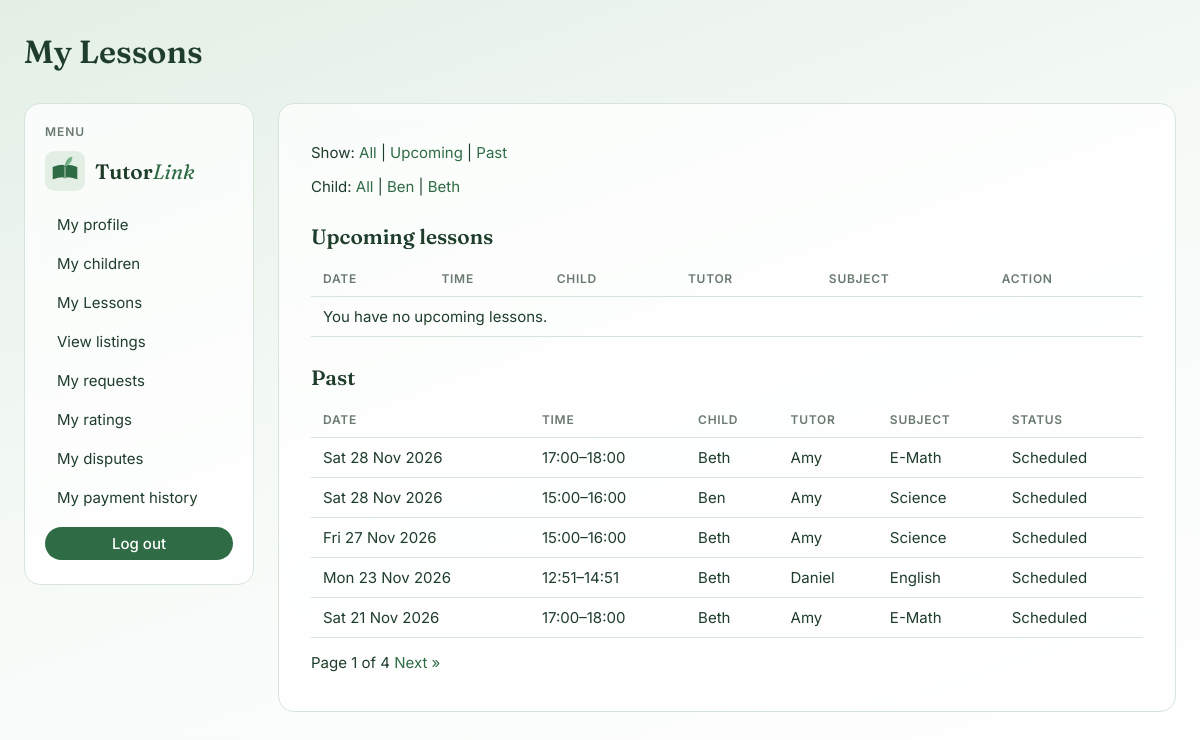
The app's page /enrolments/my-lessons/ (signed in) with its own data.
### accounts/models.py (models this page shows, shortened)
class Child(models.Model):
    parent = models.ForeignKey(User, on_delete=models.CASCADE)
    first_name = models.CharField(max_length=50)
    last_name = models.CharField(max_length=50)
    level = models.CharField(max_length=3, choices=LEVEL_CHOICES)
    def __str__(self):
        return f"{self.first_name}"

class TutorProfile(models.Model):
    user = models.OneToOneField(User, on_delete=models.CASCADE)
    bio = models.TextField(max_length=500)
    qualification = models.CharField(max_length=40, choices=QUALIFICATION_CHOICES)
    years_experience = models.PositiveIntegerField(default=0)
    teaching_mode = models.CharField(max_length=10, choices=TEACHING_MODE_CHOICES)

class User(AbstractUser):
    email = models.EmailField(unique=True)
    role = models.CharField(max_length=10, choices=ROLE_CHOICES, default='PARENT')
    phone = models.CharField(max_length=20, blank=True)
    address = models.CharField(max_length=255, blank=True)
    date_of_birth = models.DateField(null=True, blank=True)
    gender = models.CharField(max_length=1, choices=GENDER_CHOICES, blank=True)
    avatar = models.ImageField(upload_to="avatars/", blank=True)
    card_brand = models.CharField(max_length=20, blank=True)
    card_last4 = models.CharField(max_length=4, blank=True)

### enrolments/models.py (models this page shows, shortened)
class Lesson(models.Model):
    STATUS_CHOICES = [
        ("SCHEDULED", "Scheduled"),
        ("COMPLETED", "Completed"),
        ("CANCELLED", "Cancelled"),
        ("RESCHEDULED", "Rescheduled"),
    ]
    package = models.ForeignKey(
        Package,
        related_name="lessons",
        on_delete=models.RESTRICT,
    )
    date = models.DateField()
    start_time = models.TimeField()
    end_time = models.TimeField()
    status = models.CharField(
        max_length=11, choices=STATUS_CHOICES, default="SCHEDULED"
    )
    completed_at = models.DateTimeField(null=True, blank=True)
    price = models.DecimalField(max_digits=6, decimal_places=2)
    commission = models.DecimalField(max_digits=6, decimal_places=2)
    tutor_amount = models.DecimalField(max_digits=6, decimal_places=2)
    class Meta:
        ordering = ["date", "start_time"]
        constraints = [
            models.CheckConstraint(
                condition=models.Q(end_time__gt=models.F("start_time")),
                name="lesson_end_time_greater_than_start_time",
            ),
            models.CheckConstraint(
                condition=models.Q(price__gt=0),
                name="lesson_price_greater_than_0",
            ),
            models.CheckConstraint(
                condition=models.Q(
                    price=models.F("commission") + models.F("tutor_amount")
                ),
                name="lesson_commission_and_tutor_amount_equals_price",
            ),
        ]

class EnrolmentRequest(models.Model):
    STATUS_CHOICES = [
        ("PENDING", "Pending"),
        ("ACCEPTED", "Accepted"),
        ("DECLINED", "Declined"),
        ("WITHDRAWN", "Withdrawn"),
        ("PAID", "Paid"),
        ("EXPIRED", "Expired"),
    ]
    child = models.ForeignKey(
        Child, on_delete=models.RESTRICT, related_name="enrolment_requests"
    )
    listing = models.ForeignKey(
        Listing, on_delete=models.RESTRICT, related_name="enrolment_requests"
    )
    start_date = models.DateField()
    message = models.TextField(blank=True)  # optional
    status = models.CharField(max_length=9, choices=STATUS_CHOICES, default="PENDING")
    created_at = models.DateTimeField(auto_now_add=True)
    decided_at = models.DateTimeField(null=True, blank=True)  # empty until it happens
    pay_by = models.DateTimeField(null=True, blank=True)  # empty until accepted
    withdraw_reason = models.TextField(blank=True)  # optional
    decline_reason = models.TextField(blank=True)  # optional

### listings/models.py (models this page shows, shortened)
class Listing(models.Model):
    SUBJECT_CHOICES = [
        ("ENGLISH", "English"),
        ("CHINESE", "Chinese"),
        ("MALAY", "Malay"),
        ("TAMIL", "Tamil"),
        ("MATH", "Mathematics"),
        ("E_MATH", "E-Math"),
        ("A_MATH", "A-Math"),
        ("H2_MATH", "H2 Math"),
        ("SCIENCE", "Science"),
        ("PHYSICS", "Physics"),
        ("CHEMISTRY", "Chemistry"),
        ("BIOLOGY", "Biology"),
        ("ECONOMICS", "Economics"),
        ("GEOGRAPHY", "Geography"),
        ("HISTORY", "History"),
        ("LITERATURE", "Literature"),
    ]
    WEEKDAY_CHOICES = [
        (0, "Monday"),
        (1, "Tuesday"),
        (2, "Wednesday"),
        (3, "Thursday"),
        (4, "Friday"),
        (5, "Saturday"),
        (6, "Sunday"),
    ]
    MODE_CHOICES = [
        ("IN_PERSON", "In person"),
        ("ONLINE", "Online"),
        ("HYBRID", "Hybrid")
    ]
    STATUS_CHOICES = [
        ("OPEN", "Open"),
        ("RESERVED", "Reserved"),
        ("FILLED", "Filled"),
        ("CLOSED", "Closed"),
    ]
    tutor = models.ForeignKey(
        TutorProfile, on_delete=models.CASCADE, related_name="listings"
    )
    subject = models.CharField(max_length=10, choices=SUBJECT_CHOICES)
    level = models.CharField(max_length=5, choices=LEVEL_CHOICES)
    weekday = models.PositiveSmallIntegerField(choices=WEEKDAY_CHOICES)
    start_time = models.TimeField()
    end_time = models.TimeField()
    mode = models.CharField(max_length=9, choices=MODE_CHOICES)
    rate_per_hour = models.DecimalField(max_digits=5, decimal_places=2)
    status = models.CharField(max_length=8, choices=STATUS_CHOICES, default="OPEN")
    created_at = models.DateTimeField(auto_now_add=True)
    class Meta:
        constraints = [
            models.CheckConstraint(
                condition=models.Q(rate_per_hour__gt=0),
                name="listing_rate_per_hour_greater_than_zero",
            ),
            models.CheckConstraint(
                condition=models.Q(end_time__gt=models.F("start_time")),
                name="listing_end_after_start",
            ),
        ]

### enrolments/views.py (the view)
@login_required
def parent_view_my_lessons(request):
    if request.user.role != "PARENT":
        return redirect("index")
    show = request.GET.get("show")
    child_choice = request.GET.get("child")
    if child_choice and not child_choice.isdigit():
        child_choice = None
    lessons = Lesson.objects.filter(
        package__enrolment_request__child__parent=request.user
    )
    if child_choice:
        lessons = lessons.filter(package__enrolment_request__child__id=child_choice)
    upcoming_lessons = lessons.filter(
        status="SCHEDULED", date__gte=timezone.localdate()
    ).order_by("date", "start_time")
    past_lessons = lessons.exclude(
        status="SCHEDULED", date__gte=timezone.localdate()
    ).order_by("-date", "-start_time")
    children = Child.objects.filter(parent=request.user)
    paginator = Paginator(past_lessons, 5)
    page_number = request.GET.get("page")
    past_page = paginator.get_page(page_number)
    return render(
        request,
        "enrolments/parent_view_my_lessons.html",
        {
            "upcoming_lessons": upcoming_lessons,
            "past_page": past_page,
            "show": show,
            "child_choice": child_choice,
            "children": children,
        },
    )

### enrolments/templates/enrolments/parent_view_my_lessons.html (shortened to what this page needs)
{% extends 'base.html' %}
{% block header %}
My Lessons
{% endblock %}
{% block content %}
<p>
    Show:
    <a href="?{% if child_choice %}child={{ child_choice }}{% endif %}">All</a> |
    <a href="?show=upcoming{% if child_choice %}&child={{ child_choice }}{% endif %}">Upcoming</a> |
    <a href="?show=past{% if child_choice %}&child={{ child_choice }}{% endif %}">Past</a>
</p>
<p>
    Child:
    <a href="?{% if show %}show={{ show }}{% endif %}">All</a>
    {% for c in children %}
        | <a href="?child={{ c.pk }}{% if show %}&show={{ show }}{% endif %}">{{ c.first_name }}</a>
    {% endfor %}
</p>
{% if show != "past" %}
<h2>Upcoming lessons</h2>
<table>
    <tr>
        <th>Date</th>
        <th>Time</th>
        <th>Child</th>
        <th>Tutor</th>
        <th>Subject</th>
        <th>Action</th>
    </tr>
    {% for lesson in upcoming_lessons %}
    <tr>
        <td>{{ lesson.date|date:"D d M Y" }}</td>
        <td>{{ lesson.start_time|time:"H:i" }} - {{ lesson.end_time|time:"H:i" }}</td>
        <td>{{ lesson.package.enrolment_request.child }}</td>
        <td>{{ lesson.package.enrolment_request.listing.tutor.user.first_name }}</td>
        <td>{{ lesson.package.enrolment_request.listing.get_subject_display }}</td>
        <td>Reschedule</td>
    </tr>
    {% empty %}
    <tr>
        <td colspan="6">
            You have no upcoming lessons.
        </td>
    </tr>
    {% endfor %}
</table>
{% endif %}
{% if show != "upcoming" %}
<h2>Past</h2>
<table>
    <tr>
        <th>Date</th>
        <th>Time</th>
        <th>Child</th>
        <th>Tutor</th>
        <th>Subject</th>
        <th>Status</th>
    </tr>
    {% for lesson in past_page %}
    {% with req=lesson.package.enrolment_request %}
    <tr>
        <td>{{ lesson.date|date:"D d M Y" }}</td>
        <td>{{ lesson.start_time|time:"H:i" }}–{{ lesson.end_time|time:"H:i" }}</td>
        <td>{{ req.child }}</td>
        <td>{{ req.listing.tutor.user.first_name }}</td>
        <td>{{ req.listing.get_subject_display }}</td>
        <td>{{ lesson.get_status_display }}</td>
    </tr>
    {% endwith %}
    {% empty %}
    <tr>
        <td colspan="6">You have no past lessons.</td>
    </tr>
    {% endfor %}
</table>
{% if past_page.paginator.num_pages > 1 %}
<p class="pagination">
    Page {{ past_page.number }} of {{ past_page.paginator.num_pages }}
    {% if past_page.has_next %}
        <a href="?page={{ past_page.next_page_number }}{% if show %}&show={{ show }}{% endif %}{% if child_choice %}&child={{ child_choice }}{% endif %}">Next »</a>
    {% endif %}
</p>
{% endif %}
{% endif %}
{% endblock %}

### static/css/style.css (style rules this page uses)
:root { --green-dark: #2f6b45; --green-leaf: #7fb98f; --green-pale: #e3efe5; --ink: #1f3d2b; --muted: #6b7a70; --card: rgba(255, 255, 255, 0.75); --line: #d6e4d9; --danger: #b5523b; --radius: 16px; }
* { box-sizing: border-box; }
body { margin: 0; min-height: 100vh; font-family: 'Inter', system-ui, sans-serif; font-size: 15px; color: var(--ink); background: linear-gradient(160deg, var(--green-pale) 0%, #f7fbf8 50%, #ffffff 100%); background-attachment: fixed; }
h1, h2, h3 { font-family: 'Fraunces', Georgia, serif; font-weight: 600; color: var(--ink); }
h2 { font-size: 1.3rem; margin: 28px 0 12px; }
a { color: var(--green-dark); text-decoration: none; }
main table { width: 100%; border-collapse: collapse; margin-bottom: 8px; }
main th, main td { border: none; border-bottom: 1px solid var(--line); padding: 10px 12px; text-align: left; vertical-align: middle; }
main th { font-size: 0.75rem; text-transform: uppercase; letter-spacing: 0.06em; color: var(--muted); font-weight: 600; }

### records on screen
Child: first_name "Ben"
Child: first_name "Beth"
Lesson: date "Sat 28 Nov 2026", start_time "17:00", end_time "18:00", package.enrolment_request.child "Beth", package.enrolment_request.listing.tutor.user.first_name "Amy", package.enrolment_request.listing.subject "E-Math", status "Scheduled"
Lesson: date "Sat 28 Nov 2026", start_time "15:00", end_time "16:00", package.enrolment_request.child "Ben", package.enrolment_request.listing.tutor.user.first_name "Amy", package.enrolment_request.listing.subject "Science", status "Scheduled"
Lesson: date "Fri 27 Nov 2026", start_time "15:00", end_time "16:00", package.enrolment_request.child "Beth", package.enrolment_request.listing.tutor.user.first_name "Amy", package.enrolment_request.listing.subject "Science", status "Scheduled"
Lesson: date "Mon 23 Nov 2026", start_time "12:51", end_time "14:51", package.enrolment_request.child "Beth", package.enrolment_request.listing.tutor.user.first_name "Daniel", package.enrolment_request.listing.subject "English", status "Scheduled"
Lesson: date "Sat 21 Nov 2026", start_time "17:00", end_time "18:00", package.enrolment_request.child "Beth", package.enrolment_request.listing.tutor.user.first_name "Amy", package.enrolment_request.listing.subject "E-Math", status "Scheduled"

### other values on screen
{{ past_page.number }} "1"
{{ past_page.paginator.num_pages }} "4"
